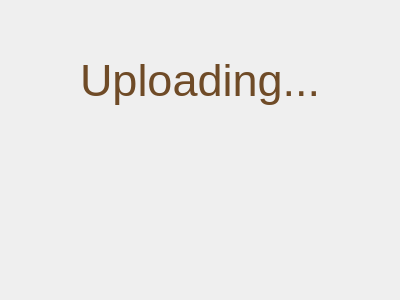
<?xml version="1.0" encoding="UTF-8"?>
<ui version="4.0">
 <class>Dialog</class>
 <widget class="QDialog" name="Dialog">
  <property name="geometry">
   <rect>
    <x>0</x>
    <y>0</y>
    <width>400</width>
    <height>300</height>
   </rect>
  </property>
  <property name="windowTitle">
   <string>Dialog</string>
  </property>
  <widget class="QLabel" name="uploading">
   <property name="geometry">
    <rect>
     <x>80</x>
     <y>40</y>
     <width>251</width>
     <height>81</height>
    </rect>
   </property>
   <property name="styleSheet">
    <string notr="true">#uploading {
   font-family: Arial;
   font-size: 45px;
   color: #6F4B27;
}</string>
   </property>
   <property name="text">
    <string>Uploading...</string>
   </property>
  </widget>
  <widget class="QWidget" name="widget" native="true">
   <property name="geometry">
    <rect>
     <x>120</x>
     <y>130</y>
     <width>120</width>
     <height>80</height>
    </rect>
   </property>
  </widget>
 </widget>
 <resources/>
 <connections/>
</ui>
